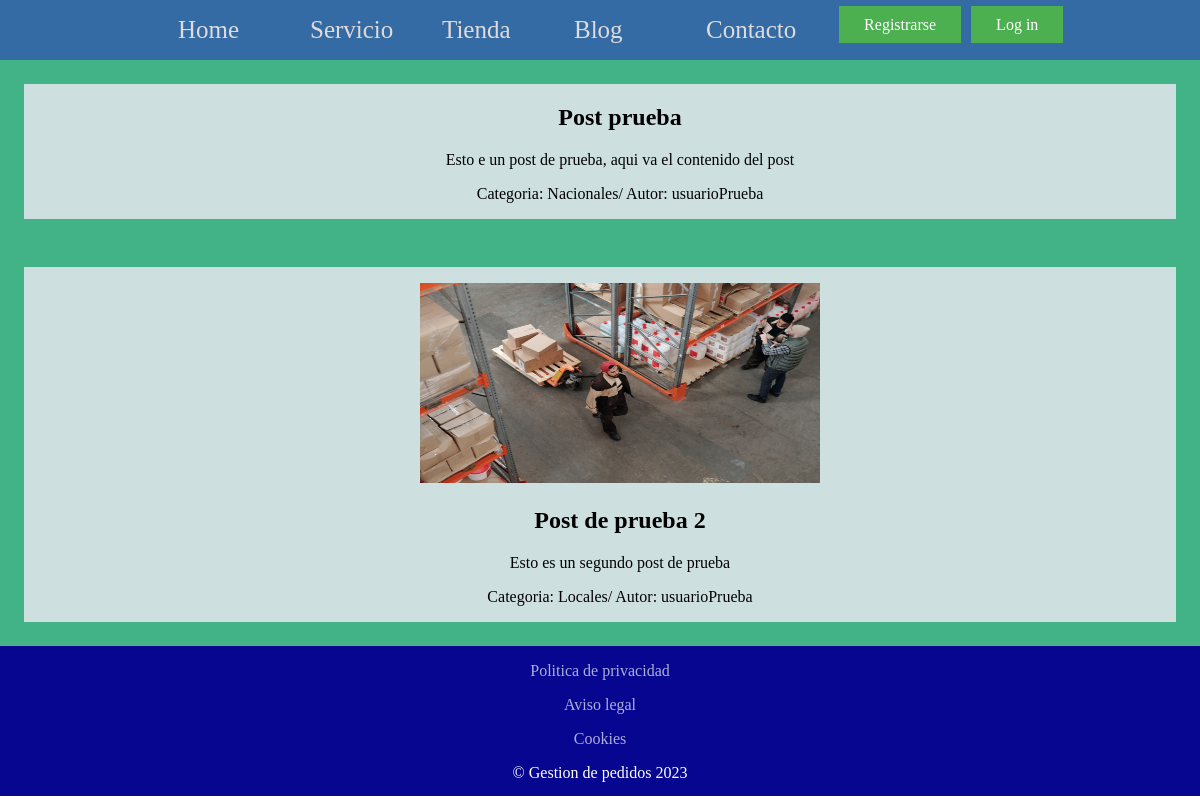
The page /blog/ on the database as committed earlier.
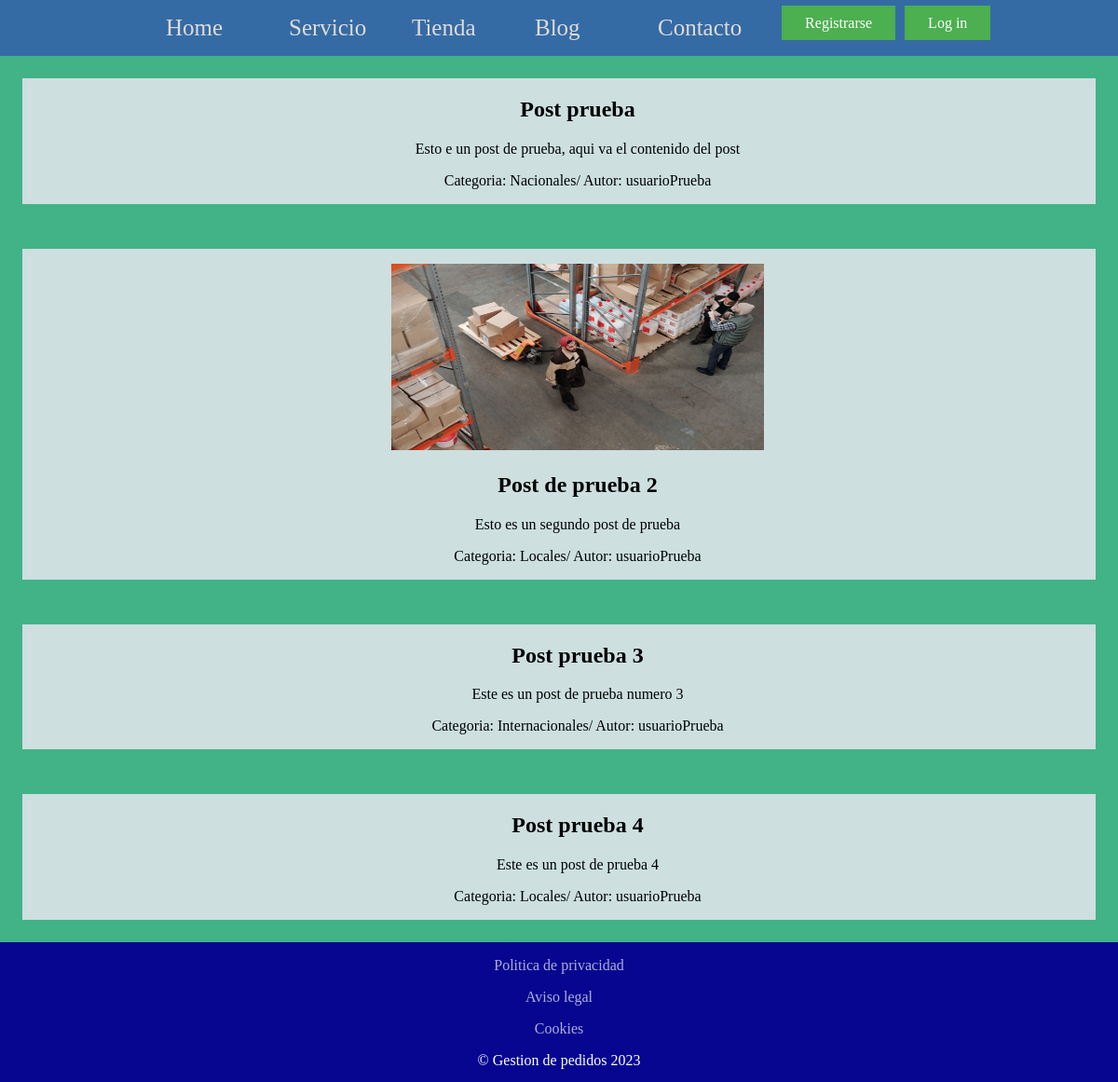
The same page on the database as committed later.
### blog/models.py (models this page shows)
class Post(models.Model):
    imagen = models.ImageField(upload_to='post',null=True, blank=True)
    titulo= models.CharField(max_length=50)
    contenido= models.TextField(max_length=200)
    autor = models.ForeignKey(User,on_delete=models.CASCADE)
    categoria= models.ManyToManyField(Categoria)
    class Meta:
        verbose_name='post'
        verbose_name_plural='posts'

class Categoria(models.Model):
    nombre = models.CharField(max_length=50)
    create = models.DateTimeField(auto_now_add=True)
    update = models.DateTimeField(auto_now_add=True)
    class Meta:
        verbose_name='categoria'
        verbose_name_plural='categorias'
    def __str__(self) -> str:
        return self.nombre

### blog/views.py (the view)
# urls.py: path('', views.Blog, name='blog'),
def Blog(request):
    posts= Post.objects.all()
    category = Categoria.objects.all()
    return render(request, 'blog.html', {'posts': posts, 'category':category})

### carro/context_processors.py (called while the page is built)
def importeTotalCarro(request):
    carro=Carro(request)
    total=0
    for key, value in request.session['carro'].items():
        total = total+(float(value['precio']))
    return {'Importe_total':total}

### blog/Template/blog.html
{%extends 'header/base.html'%}
{%load static %}
{%block content%}
<link rel="stylesheet" href="{%static 'styleBlog.css'%}">
<section class="contenedor">
    {% for post in posts%}
    <div class="content-list">
        <ul>
            {%if post.imagen%}
                <li><p style="color: black;"><img src="{{post.imagen.url}}" alt="" width="400px" height="200px"></p></li>
            {%endif%}
            <li><h2>{{post.titulo}}</h2></li>
            <li><p>{{post.contenido}}</p></li>
            <li><p>Categoria: {%for categoria in post.categoria.all%}{{categoria}}{%endfor%}/ Autor: {{post.autor}}</p></li>
        </ul>
    </div>
    {%endfor%}
</section>
{%endblock%}

Rows that differ between the two databases and show on the page:
added Post: titulo "Post prueba 3", contenido "Este es un post de prueba numero 3", autor "usuarioPrueba"
now on this page (row unchanged): Categoria: nombre "Internacionales", shown under "Post prueba 3"
added Post: titulo "Post prueba 4", contenido "Este es un post de prueba 4", autor "usuarioPrueba", Categoria (nombre "Locales")
